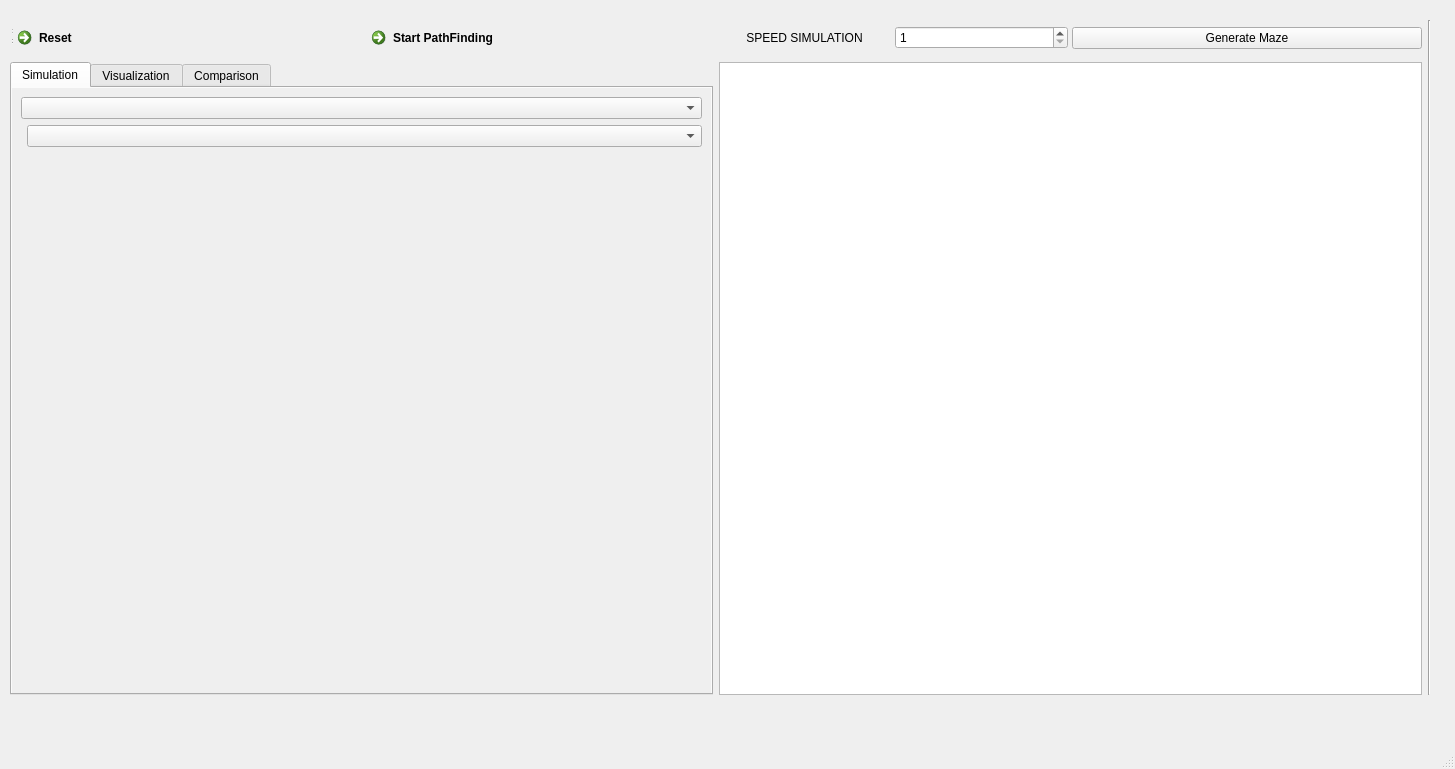
<?xml version="1.0" encoding="UTF-8"?>
<ui version="4.0">
 <class>MainWindow</class>
 <widget class="QMainWindow" name="MainWindow">
  <property name="geometry">
   <rect>
    <x>0</x>
    <y>0</y>
    <width>1455</width>
    <height>769</height>
   </rect>
  </property>
  <property name="windowTitle">
   <string>MainWindow</string>
  </property>
  <widget class="QWidget" name="centralwidget">
   <widget class="QWidget" name="centralwidget_2" native="true">
    <property name="geometry">
     <rect>
      <x>10</x>
      <y>10</y>
      <width>1421</width>
      <height>695</height>
     </rect>
    </property>
    <widget class="QWidget" name="centralwidget_3" native="true">
     <property name="geometry">
      <rect>
       <x>0</x>
       <y>10</y>
       <width>1421</width>
       <height>675</height>
      </rect>
     </property>
     <widget class="QWidget" name="centralwidget_4" native="true">
      <property name="geometry">
       <rect>
        <x>0</x>
        <y>0</y>
        <width>1421</width>
        <height>675</height>
       </rect>
      </property>
      <widget class="QWidget" name="centralWidget">
       <property name="geometry">
        <rect>
         <x>0</x>
         <y>0</y>
         <width>1421</width>
         <height>675</height>
        </rect>
       </property>
       <property name="sizePolicy">
        <sizepolicy hsizetype="Expanding" vsizetype="Expanding">
         <horstretch>0</horstretch>
         <verstretch>0</verstretch>
        </sizepolicy>
       </property>
       <layout class="QGridLayout" name="gridLayout_3">
        <item row="0" column="0">
         <layout class="QGridLayout" name="gridLayout">
          <item row="0" column="0">
           <layout class="QHBoxLayout" name="hLayout">
            <property name="spacing">
             <number>4</number>
            </property>
            <property name="sizeConstraint">
             <enum>QLayout::SizeConstraint::SetMaximumSize</enum>
            </property>
            <property name="leftMargin">
             <number>0</number>
            </property>
            <property name="rightMargin">
             <number>0</number>
            </property>
            <item>
             <widget class="QCommandLinkButton" name="resetButton">
              <property name="enabled">
               <bool>true</bool>
              </property>
              <property name="text">
               <string>Reset</string>
              </property>
             </widget>
            </item>
            <item>
             <widget class="QCommandLinkButton" name="runButton">
              <property name="enabled">
               <bool>true</bool>
              </property>
              <property name="text">
               <string>Start PathFinding</string>
              </property>
              <property name="checkable">
               <bool>false</bool>
              </property>
             </widget>
            </item>
            <item>
             <layout class="QHBoxLayout" name="horizontalLayout_5">
              <item>
               <widget class="QLabel" name="label_4">
                <property name="text">
                 <string>SPEED SIMULATION</string>
                </property>
                <property name="scaledContents">
                 <bool>true</bool>
                </property>
                <property name="alignment">
                 <set>Qt::AlignmentFlag::AlignCenter</set>
                </property>
                <property name="wordWrap">
                 <bool>true</bool>
                </property>
               </widget>
              </item>
              <item>
               <widget class="QSpinBox" name="speedSpinBox">
                <property name="minimum">
                 <number>1</number>
                </property>
                <property name="maximum">
                 <number>10</number>
                </property>
               </widget>
              </item>
             </layout>
            </item>
            <item>
             <widget class="QPushButton" name="mazeButton">
              <property name="text">
               <string>Generate Maze</string>
              </property>
              <property name="checkable">
               <bool>true</bool>
              </property>
              <property name="autoRepeat">
               <bool>false</bool>
              </property>
              <property name="autoExclusive">
               <bool>false</bool>
              </property>
             </widget>
            </item>
           </layout>
          </item>
          <item row="1" column="0">
           <layout class="QHBoxLayout" name="horizontalLayout_4">
            <item>
             <widget class="QTabWidget" name="tabWidget">
              <property name="tabPosition">
               <enum>QTabWidget::TabPosition::North</enum>
              </property>
              <property name="currentIndex">
               <number>0</number>
              </property>
              <property name="iconSize">
               <size>
                <width>16</width>
                <height>16</height>
               </size>
              </property>
              <widget class="QWidget" name="simulationTab">
               <property name="minimumSize">
                <size>
                 <width>432</width>
                 <height>581</height>
                </size>
               </property>
               <property name="autoFillBackground">
                <bool>true</bool>
               </property>
               <attribute name="title">
                <string>Simulation</string>
               </attribute>
               <layout class="QFormLayout" name="formLayout">
                <item row="0" column="0" colspan="2">
                 <widget class="QComboBox" name="interactionBox">
                  <property name="currentIndex">
                   <number>-1</number>
                  </property>
                 </widget>
                </item>
                <item row="1" column="1">
                 <widget class="QComboBox" name="algorithmsBox">
                  <property name="enabled">
                   <bool>true</bool>
                  </property>
                  <property name="editable">
                   <bool>false</bool>
                  </property>
                  <property name="currentText">
                   <string notr="true"/>
                  </property>
                  <property name="currentIndex">
                   <number>-1</number>
                  </property>
                  <property name="insertPolicy">
                   <enum>QComboBox::InsertPolicy::NoInsert</enum>
                  </property>
                  <property name="sizeAdjustPolicy">
                   <enum>QComboBox::SizeAdjustPolicy::AdjustToContents</enum>
                  </property>
                 </widget>
                </item>
               </layout>
              </widget>
              <widget class="QWidget" name="visualizationTab">
               <property name="autoFillBackground">
                <bool>true</bool>
               </property>
               <attribute name="title">
                <string>Visualization</string>
               </attribute>
               <layout class="QGridLayout" name="gridLayout_2">
                <item row="0" column="0">
                 <layout class="QVBoxLayout" name="verticalLayout">
                  <item>
                   <layout class="QHBoxLayout" name="horizontalLayout">
                    <item>
                     <widget class="QDial" name="dialWidth">
                      <property name="minimum">
                       <number>5</number>
                      </property>
                      <property name="maximum">
                       <number>30</number>
                      </property>
                      <property name="sliderPosition">
                       <number>10</number>
                      </property>
                      <property name="orientation">
                       <enum>Qt::Orientation::Vertical</enum>
                      </property>
                      <property name="wrapping">
                       <bool>false</bool>
                      </property>
                      <property name="notchesVisible">
                       <bool>true</bool>
                      </property>
                     </widget>
                    </item>
                    <item>
                     <widget class="QLabel" name="label">
                      <property name="text">
                       <string>GRID WIDTH</string>
                      </property>
                      <property name="scaledContents">
                       <bool>true</bool>
                      </property>
                      <property name="alignment">
                       <set>Qt::AlignmentFlag::AlignCenter</set>
                      </property>
                     </widget>
                    </item>
                    <item>
                     <widget class="QLCDNumber" name="lcdWidth">
                      <property name="frameShape">
                       <enum>QFrame::Shape::StyledPanel</enum>
                      </property>
                      <property name="intValue" stdset="0">
                       <number>20</number>
                      </property>
                     </widget>
                    </item>
                   </layout>
                  </item>
                  <item>
                   <spacer name="verticalSpacer">
                    <property name="orientation">
                     <enum>Qt::Orientation::Vertical</enum>
                    </property>
                    <property name="sizeHint" stdset="0">
                     <size>
                      <width>20</width>
                      <height>40</height>
                     </size>
                    </property>
                   </spacer>
                  </item>
                  <item>
                   <layout class="QHBoxLayout" name="horizontalLayout_2">
                    <item>
                     <widget class="QDial" name="dialHeight">
                      <property name="minimum">
                       <number>5</number>
                      </property>
                      <property name="maximum">
                       <number>30</number>
                      </property>
                      <property name="value">
                       <number>10</number>
                      </property>
                      <property name="notchesVisible">
                       <bool>true</bool>
                      </property>
                     </widget>
                    </item>
                    <item>
                     <widget class="QLabel" name="label_2">
                      <property name="text">
                       <string>GRID HEIGHT</string>
                      </property>
                      <property name="scaledContents">
                       <bool>true</bool>
                      </property>
                      <property name="alignment">
                       <set>Qt::AlignmentFlag::AlignCenter</set>
                      </property>
                     </widget>
                    </item>
                    <item>
                     <widget class="QLCDNumber" name="lcdHeight">
                      <property name="frameShape">
                       <enum>QFrame::Shape::StyledPanel</enum>
                      </property>
                      <property name="intValue" stdset="0">
                       <number>20</number>
                      </property>
                     </widget>
                    </item>
                   </layout>
                  </item>
                  <item>
                   <spacer name="verticalSpacer_2">
                    <property name="orientation">
                     <enum>Qt::Orientation::Vertical</enum>
                    </property>
                    <property name="sizeHint" stdset="0">
                     <size>
                      <width>20</width>
                      <height>40</height>
                     </size>
                    </property>
                   </spacer>
                  </item>
                  <item>
                   <layout class="QHBoxLayout" name="horizontalLayout_3">
                    <item>
                     <widget class="QSlider" name="sliderMarker">
                      <property name="minimum">
                       <number>1</number>
                      </property>
                      <property name="maximum">
                       <number>50</number>
                      </property>
                      <property name="value">
                       <number>25</number>
                      </property>
                      <property name="orientation">
                       <enum>Qt::Orientation::Horizontal</enum>
                      </property>
                     </widget>
                    </item>
                    <item>
                     <widget class="QLabel" name="label_3">
                      <property name="autoFillBackground">
                       <bool>false</bool>
                      </property>
                      <property name="text">
                       <string>MARKER SIZE</string>
                      </property>
                      <property name="scaledContents">
                       <bool>true</bool>
                      </property>
                      <property name="alignment">
                       <set>Qt::AlignmentFlag::AlignCenter</set>
                      </property>
                      <property name="wordWrap">
                       <bool>true</bool>
                      </property>
                     </widget>
                    </item>
                    <item>
                     <widget class="QLCDNumber" name="lcdMarker">
                      <property name="frameShape">
                       <enum>QFrame::Shape::StyledPanel</enum>
                      </property>
                      <property name="digitCount">
                       <number>5</number>
                      </property>
                      <property name="value" stdset="0">
                       <double>25.000000000000000</double>
                      </property>
                     </widget>
                    </item>
                   </layout>
                  </item>
                  <item>
                   <spacer name="verticalSpacer_3">
                    <property name="orientation">
                     <enum>Qt::Orientation::Vertical</enum>
                    </property>
                    <property name="sizeHint" stdset="0">
                     <size>
                      <width>20</width>
                      <height>40</height>
                     </size>
                    </property>
                   </spacer>
                  </item>
                 </layout>
                </item>
               </layout>
              </widget>
              <widget class="QWidget" name="comparisonTab">
               <attribute name="title">
                <string>Comparison</string>
               </attribute>
               <layout class="QVBoxLayout" name="verticalLayout_2">
                <item>
                 <widget class="QTableWidget" name="comparisonTable">
                  <column>
                   <property name="text">
                    <string>Algorithm</string>
                   </property>
                  </column>
                  <column>
                   <property name="text">
                    <string>Time (s)</string>
                   </property>
                  </column>
                  <column>
                   <property name="text">
                    <string>Nodes Visited</string>
                   </property>
                  </column>
                  <column>
                   <property name="text">
                    <string>Path Length</string>
                   </property>
                  </column>
                  <column>
                   <property name="text">
                    <string>Grid Size</string>
                   </property>
                  </column>
                 </widget>
                </item>
                <item>
                 <widget class="QPushButton" name="clearComparisonButton">
                  <property name="text">
                   <string>Clear Comparison Data</string>
                  </property>
                 </widget>
                </item>
               </layout>
              </widget>
             </widget>
            </item>
            <item>
             <widget class="QChartView" name="gridView">
              <property name="sizeAdjustPolicy">
               <enum>QAbstractScrollArea::SizeAdjustPolicy::AdjustToContents</enum>
              </property>
             </widget>
            </item>
           </layout>
          </item>
         </layout>
        </item>
        <item row="0" column="1">
         <widget class="Line" name="line">
          <property name="orientation">
           <enum>Qt::Orientation::Vertical</enum>
          </property>
         </widget>
        </item>
       </layout>
      </widget>
     </widget>
     <widget class="QStatusBar" name="statusbar_2">
      <property name="geometry">
       <rect>
        <x>0</x>
        <y>0</y>
        <width>3</width>
        <height>25</height>
       </rect>
      </property>
     </widget>
    </widget>
    <widget class="QStatusBar" name="statusbar_3">
     <property name="geometry">
      <rect>
       <x>0</x>
       <y>10</y>
       <width>3</width>
       <height>25</height>
      </rect>
     </property>
    </widget>
   </widget>
   <widget class="QStatusBar" name="statusbar_4">
    <property name="geometry">
     <rect>
      <x>10</x>
      <y>10</y>
      <width>3</width>
      <height>25</height>
     </rect>
    </property>
   </widget>
  </widget>
  <widget class="QStatusBar" name="statusbar"/>
 </widget>
 <customwidgets>
  <customwidget>
   <class>QChartView</class>
   <extends>QGraphicsView</extends>
   <header location="global">GridView</header>
  </customwidget>
 </customwidgets>
 <resources/>
 <connections/>
</ui>
